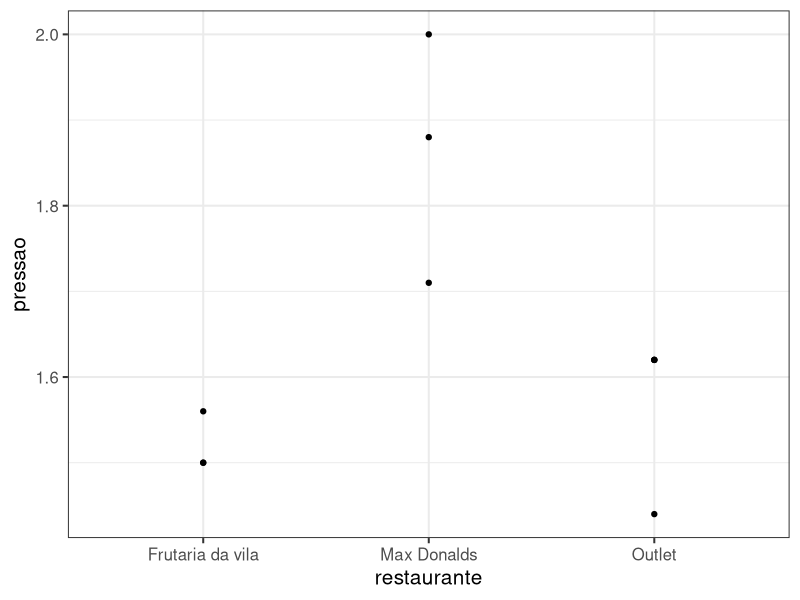
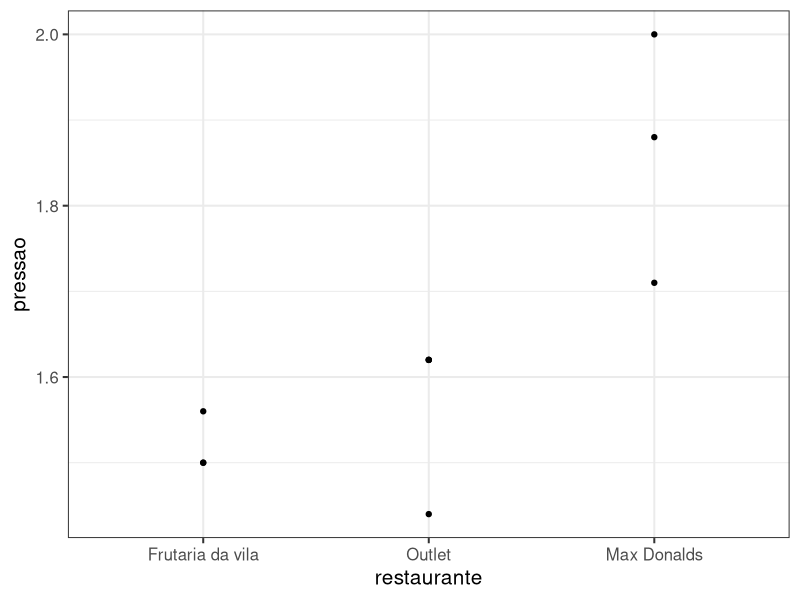

The R source for these figures, in order:
## ---- chunk 1
knitr::opts_chunk$set(echo = TRUE)

library(readr)
library(forcats)
library(dplyr)
library(ggplot2)
## ---- chunk 2
d <- restaurantes_pressao <- read_delim("restaurantes_pressao.csv", 
    ";", escape_double = FALSE, col_names = c("voluntario", "restaurante", "pressao"), 
    trim_ws = TRUE)

## ---- chunk 3
d %>% 
ggplot(aes(x = restaurante, y = pressao)) +
  geom_point() + 
  theme_bw(15)

## ---- chunk 4
d %>% 
mutate(restaurante = factor(restaurante, levels = c("Frutaria da vila", "Outlet", "Max Donalds"))) %>% 
ggplot(aes(x = restaurante, y = pressao)) +
  geom_point() + 
  theme_bw(15)
## ---- chunk 5
fator_1 <- factor(c("a","b","c"))
fator_2 <- factor(c("d","e"))

fator_3_sem_sentido <- c(fator_1, fator_2)
fator_3_sem_sentido


fator_3_com_sentido <- forcats::fct_c(fator_1, fator_2)
fator_3_com_sentido

fator <- factor(c("a","b","c"))
fator
novos_niveis <- c("c", "b", "a")
  
fator <- forcats::lvls_revalue(fator, novos_niveis)
fator

fator <- factor(c("a","a","a","b","b", "c", "d", "e"))

fct_collapse(fator, b2 = c("b", "c"), a2 = c("a", "d"))
fct_recode(fator, b2 = "b", b2 = "c", a2 = "a", a2 = "d")

fct_lump(fator, 2, other_level = "Outros")

